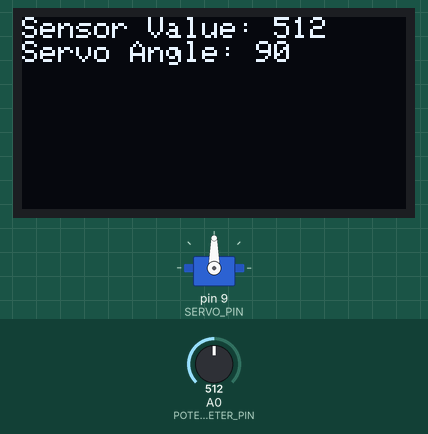
Recording of a sketch running on a simulated Arduino Uno, built with avr-gcc and run on an emulated ATmega328P. Parts: servo, 128×64 one-colour display. The test bench sets the inputs (shaded band); at power-on: A0 (POTENTIOMETER_PIN) = 512.

Above: at 1.2 s.
1.3 s: A0 (POTENTIOMETER_PIN) set to 716
At 1.9 s:
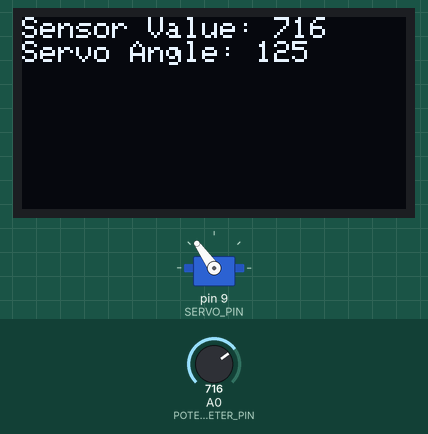
2.8 s: A0 (POTENTIOMETER_PIN) set to 900
At 4.1 s:
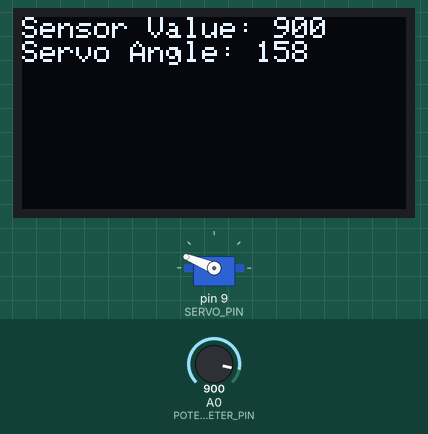
4.4 s: A0 (POTENTIOMETER_PIN) set to 1023
At 5.2 s:
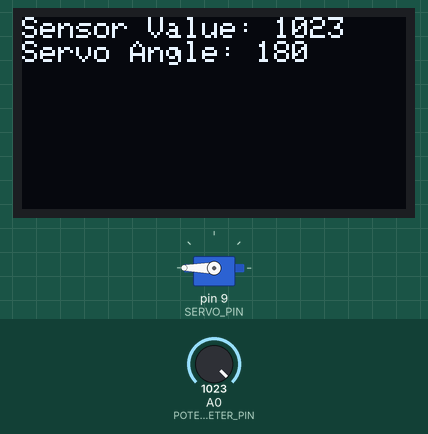
6.0 s: A0 (POTENTIOMETER_PIN) set to 306
At 6.4 s:
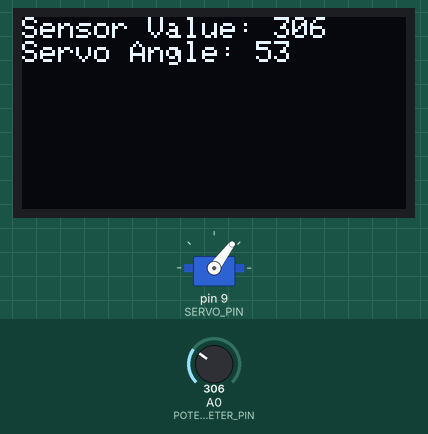
7.5 s: A0 (POTENTIOMETER_PIN) set to 122
At 8.6 s:
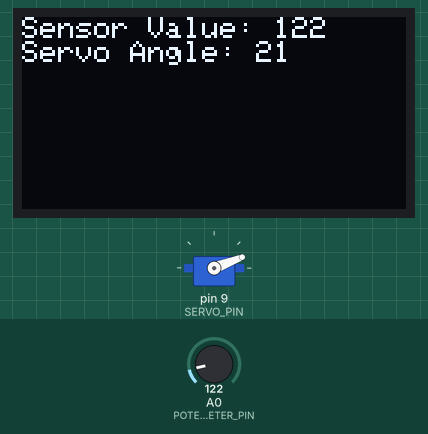
9.1 s: A0 (POTENTIOMETER_PIN) set to 0
At 9.6 s:
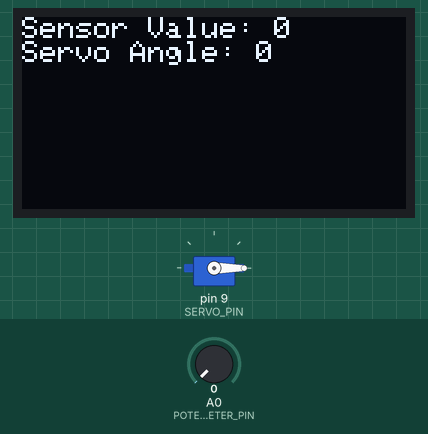
Timing chart, 0 to 11.7 s (numbered marks = the images above; inputs shaded):
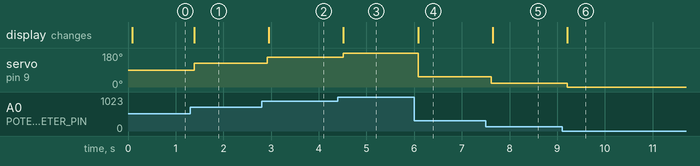

Measured:
- after the input at 1.3 s, servo on pin 9 (SERVO_PIN): 90° → 125° after 0.09 s; the display: changes after 0.09 s (image 1)
- after the input at 2.8 s, servo on pin 9 (SERVO_PIN): 125° → 158° after 0.12 s; the display: changes after 0.15 s (image 2)
- after the input at 4.4 s, servo on pin 9 (SERVO_PIN): 158° → 180° after 0.12 s; the display: changes after 0.12 s (image 3)
- after the input at 6.0 s, servo on pin 9 (SERVO_PIN): 180° → 53° after 0.08 s; the display: changes after 0.08 s (image 4)
- after the input at 7.5 s, servo on pin 9 (SERVO_PIN): 53° → 21° after 0.11 s; the display: changes after 0.14 s (image 5)
- after the input at 9.1 s, servo on pin 9 (SERVO_PIN): 21° → 0° after 0.11 s; the display: changes after 0.11 s (image 6)

The sketch:

servo_motor_and_oled_and_analog_volume_controller.ino
```cpp
#include <Wire.h>               // Include the Wire library for I2C communication
#include <Adafruit_GFX.h>       // Include the Adafruit Graphics Library
#include <Adafruit_SSD1306.h>   // Include the Adafruit SSD1306 OLED driver library
#include <Servo.h>              // Include the Servo library

#define SCREEN_WIDTH 128        // OLED display width, in pixels
#define SCREEN_HEIGHT 64        // OLED display height, in pixels

#define OLED_RESET -1           // Reset pin # (or -1 if sharing Arduino reset pin)
Adafruit_SSD1306 display(SCREEN_WIDTH, SCREEN_HEIGHT, &Wire, OLED_RESET);

#define POTENTIOMETER_PIN A0    // Analog pin connected to the potentiometer
#define SERVO_PIN 9             // Pin connected to the servo motor

Servo servoMotor;               // Create a servo object

void setup() {
  // Initialize the servo motor
  servoMotor.attach(SERVO_PIN);

  // Initialize the OLED display
  if(!display.begin(SSD1306_SWITCHCAPVCC, 0x3C)) {
    Serial.println(F("SSD1306 allocation failed"));
    for(;;);
  }

  // Clear the buffer
  display.clearDisplay();

  // Set text size, color, and print the initial message
  display.setTextSize(1);
  display.setTextColor(SSD1306_WHITE);
  display.setCursor(0,0);
  display.println("Volume Control");
  display.display();
}

void loop() {
  // Read the analog value from the potentiometer
  int sensorValue = analogRead(POTENTIOMETER_PIN);

  // Map the potentiometer value (0-1023) to the servo motor angle (0-180)
  int servoAngle = map(sensorValue, 0, 1023, 0, 180);

  // Move the servo motor to the mapped angle
  servoMotor.write(servoAngle);

  // Clear the previous content on the display
  display.clearDisplay();

  // Print the current sensor value and servo angle on the OLED display
  display.setTextSize(1);
  display.setTextColor(SSD1306_WHITE);
  display.setCursor(0,0);
  display.print("Sensor Value: ");
  display.println(sensorValue);
  display.print("Servo Angle: ");
  display.println(servoAngle);
  display.display();

  // Delay for stability
  delay(100);
}
```
